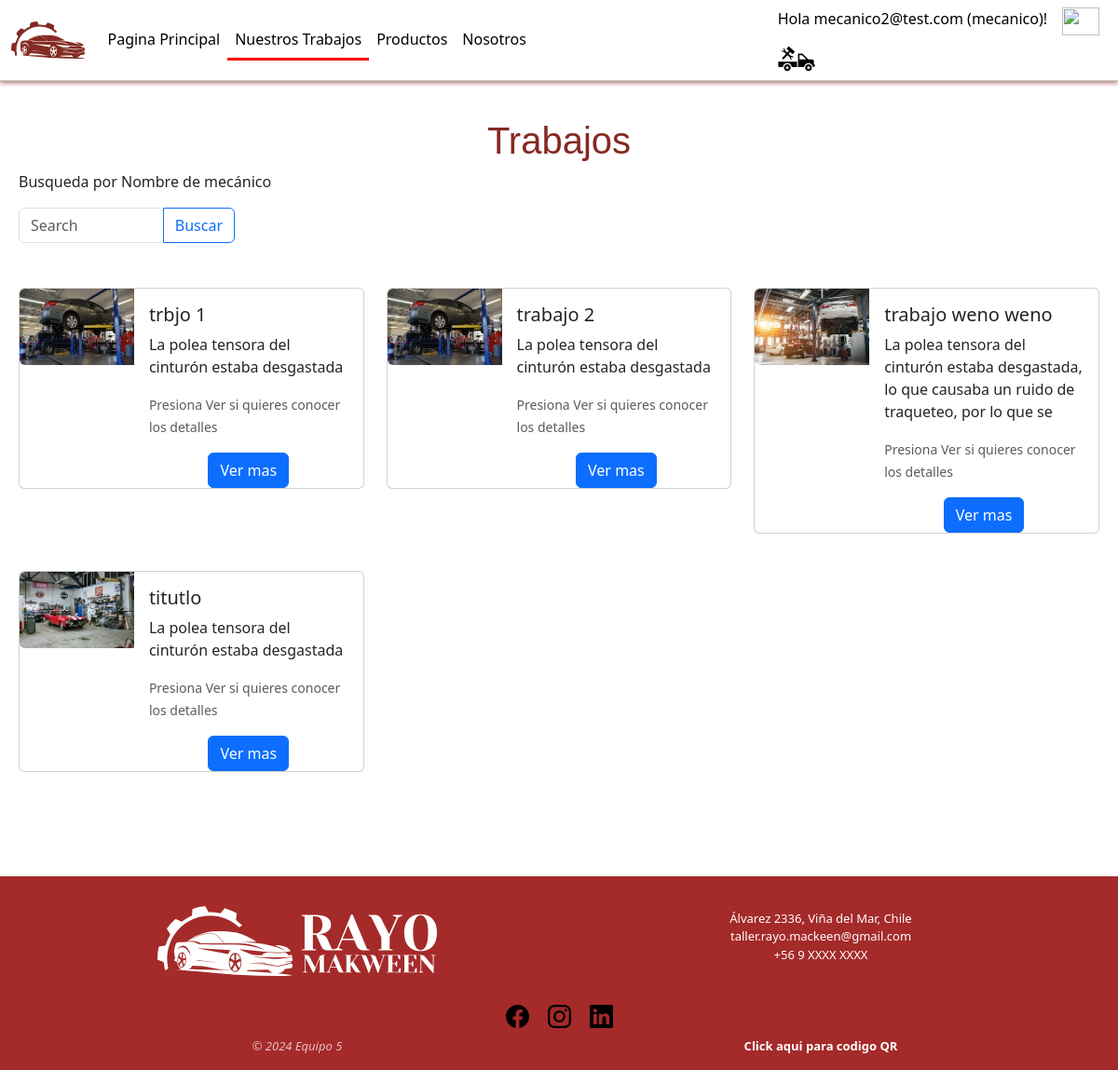
The app's page /trabajos (signed in) with its own data.
### core/models.py (models this page shows)
class Trabajo(models.Model):
    ESTADO_REVISION = (
        ("Por revisar", "Por revisar"),
        ("Aprobado", "Aprobado"),
        ("Rechazado", "Rechazado"),
        ("Inactivo", "Inactivo"),
    )
    mecanico = models.ForeignKey(Mecanico, on_delete=models.CASCADE)
    foto_principal = models.ImageField(upload_to='fotos/', null=True)
    titulo = models.CharField(max_length=100, null=True)
    fecha_trabajo = models.DateField()
    fecha_creacion = models.DateField(auto_now_add=True, null=True)
    fecha_actualizacion = models.DateField(auto_now=True, null=True)
    auto = models.CharField(max_length=100)
    diagnostico = models.CharField(max_length=150)
    descripcion = models.TextField()
    revision = models.CharField(max_length=100, choices=ESTADO_REVISION)
    observaciones = models.TextField(null=True, blank=True)

### core/views.py (the view)
# urls.py: path('trabajos', views.nuestros_trabajos, name='trabajos'),
def nuestros_trabajos(request):
    trabajos_validos = Trabajo.objects.filter(revision="Aprobado")
    if "m" in request.GET:
        mecanico = Mecanico.objects.filter(nombre=request.GET['m']).first()
        if mecanico:
            trabajos_validos = trabajos_validos.filter(mecanico = mecanico)
        else:
            trabajos_validos = None
    context = {'trabajos': trabajos_validos}
    template = loader.get_template('trabajos.html')
    return HttpResponse(template.render(context, request))

### templates/trabajos.html (shortened to what this page needs)
<!DOCTYPE html>
<html>
<head>
  {% load static %}
    <link rel="stylesheet" href="{% static 'bootstrap-5.3.3/css/bootstrap.css' %}">
    <link rel="stylesheet" href="{% static 'css/style.css' %}">
</head>
<body>
  {% include 'navbar.html' %}
  <main>
    <div class="container-fluid">
      <div class="row justify-content-center align-items-center g-2">
        <div class="container py-5">
          <h1 class="text-center">Trabajos</h1>
            <p>Busqueda por Nombre de mecánico</p>
            <form method="GET" action="/trabajos">
                <div class="input-group" style="width: 20%">
                  <input type="search" class="form-control rounded" placeholder="Search" aria-label="Search" aria-describedby="search-addon"
                  name="m"/>
                  <button type="submit" class="btn btn-outline-primary">Buscar</button>
                </div>
            </form>
          <div class="row row-cols-1 row-cols-md-3 g-4 py-5">
              {% for trabajo in trabajos %}
                  <div class="col">
                      <div class="card mb-3" style="max-width: auto;">
                          <div class="row g-0">
                              <div class="col-md-4">
                                  <img src="{{ trabajo.foto_principal.url }}" class="img-fluid rounded-start" alt="">
                              </div>
                              <div class="col-md-8">
                                  <div class="card-body">
                                      <h5 class="card-title">{{ trabajo.titulo }}</h5>
                                      <p class="card-text">{{ trabajo.diagnostico }}</p>
                                      <p class="card-text"><small class="text-body-secondary">Presiona Ver si quieres conocer los detalles</small></p>
                                  </div>
                                  <div class="d-flex justify-content-around">
                                      <a href="{% url "ver-trabajo" trabajo.id %}">
                                          <button class="btn btn-primary">Ver mas</button>
                                      </a>
                                  </div>
                              </div>
                          </div>
                      </div>
                  </div>
              {% endfor %}
          </div>
        </div>
      </div>
    </div>
  </main>
  {% include 'footer.html' %}
</body>
</html>

### templates/navbar.html (shortened to what this page needs)
{% load static %}
  <nav class="navbar navbar-expand-md sticky-top">
    <div class="container-fluid justify-content-between">
      <a class="navbar-brand" href="{% url 'index' %}">
        <img class="logo-header" src="{% static 'img/logos empresa/logo-auto-negro.svg' %}" width="30" height="30"
             alt="logo empresa" />
      </a>
      <div class="collapse navbar-collapse" id="navbarCollapse">
        <ul class="navbar-nav me-auto mb-2 mb-md-0">
          <li class="nav-item">
            <a class="nav-link
                "
               href="{% url 'index' %}">Pagina Principal</a>
          </li>
          <li class="nav-item">
            <a class="nav-link
                    {% if request.get_full_path == "/trabajos" %}
                    pagina-activa
                    {% endif %}"
               href="{% url 'trabajos' %}">Nuestros Trabajos</a>
          </li>
          <li class="nav-item">
            <a class="nav-link
                    "
               href="{% url 'productos' %}">Productos</a>
          </li>
          <li class="nav-item">
            <a
                class="nav-link
                "
                href="{% url 'nosotros' %}">Nosotros</a>
          </li>
        </ul>
      </div>
      <div class="d-flex ms-auto r-elements">
          {% if user.groups.all.0.name == "superuser"%}
                <a class="nav-link mx-2" href="{% url 'admin:index' %}">
                    <p>Bienvenido Superusuario!</p>
                    <img src="{% static 'img/logo-superuser.svg' %}" alt="">
                </a>
          {% elif user.groups.all.0.name == "administrador_taller"%}
                <a class="nav-link mx-2" href="{% url 'admin-taller' %}">
                    <p>Hola {{request.user}} (admin taller) !</p>
                    <img src="{% static 'img/logo-admin-taller.svg' %}" alt="">
                </a>
          {% elif user.groups.all.0.name == "cliente"%}
                <a class="nav-link mx-2" href="{% url 'user_logout' %}">
                    <p>Hola {{request.user}} (cliente) !</p>
                    <img src="{% static 'img/logo-usuario.svg' %}" alt="">
                </a>
          {% elif user.groups.all.0.name == "mecanico"%}
                <a class="nav-link mx-2" href="{% url 'admin-mecanico' %}">
                    <p>Hola {{request.user}} (mecanico)!</p>
                    <img src="{% static 'img/logo-mecanico.svg' %}" alt="">
                </a>
          {% else %}
              <a class="nav-link mx-2" href="{% url 'login' %}">
                    <p>Iniciar Sesion</p>
                    <img src="{% static 'img/logo-usuario.svg' %}" alt="">
              </a>
          {% endif %}
        <a class="nav-link mx-2" href="#" data-bs-toggle="popover" data-bs-title="Carrito"
          data-bs-content="Por implementar! Aca iria la informacion del carrito y un boton para confirmar compra">
          <img src="{% static 'img/logo-shopping-cart.svg' %}" alt="">
        </a>
      </div>
    </div>
  </nav>

### core/static/css/style.css (style rules this page uses)
.navbar { transition: box-shadow 0.3s ease; }
.logo-header { filter: invert(17%) sepia(28%) saturate(4763%) hue-rotate(343deg) brightness(97%) contrast(89%); }
.nav-link { color: #000000; transition: color 0.5s ease; position: relative; }
.r-elements img { width: 30px; height: 30px; transition: transform 0.5s ease; }
.r-elements img { width: 40px; color: black; }
.navbar { border-bottom: 1px solid rgba(0, 0, 0, 0.215); box-shadow: 0px 2px 5px #862922a8; }
.logo-header { width: auto; height: auto; }
nav { background-color: white; }
.pagina-activa { border-bottom: red 3px solid; }
h1 { color: #862922; text-align: center; font-family: Arial, Helvetica, sans-serif;; }
.navbar-brand img { width: 100%; max-width: 90px; }

### records on screen
Trabajo: foto_principal (picture), titulo "trbjo 1", diagnostico "La polea tensora del cinturón estaba desgastada"
Trabajo: foto_principal (picture), titulo "trabajo 2", diagnostico "La polea tensora del cinturón estaba desgastada"
Trabajo: foto_principal (picture), titulo "trabajo weno weno", diagnostico "La polea tensora del cinturón estaba desgastada, lo que causaba un ruido de traqueteo, por lo que se"
Trabajo: foto_principal (picture), titulo "titutlo", diagnostico "La polea tensora del cinturón estaba desgastada"

### other values on screen
{{ request.user }} "mecanico2@test.com"
